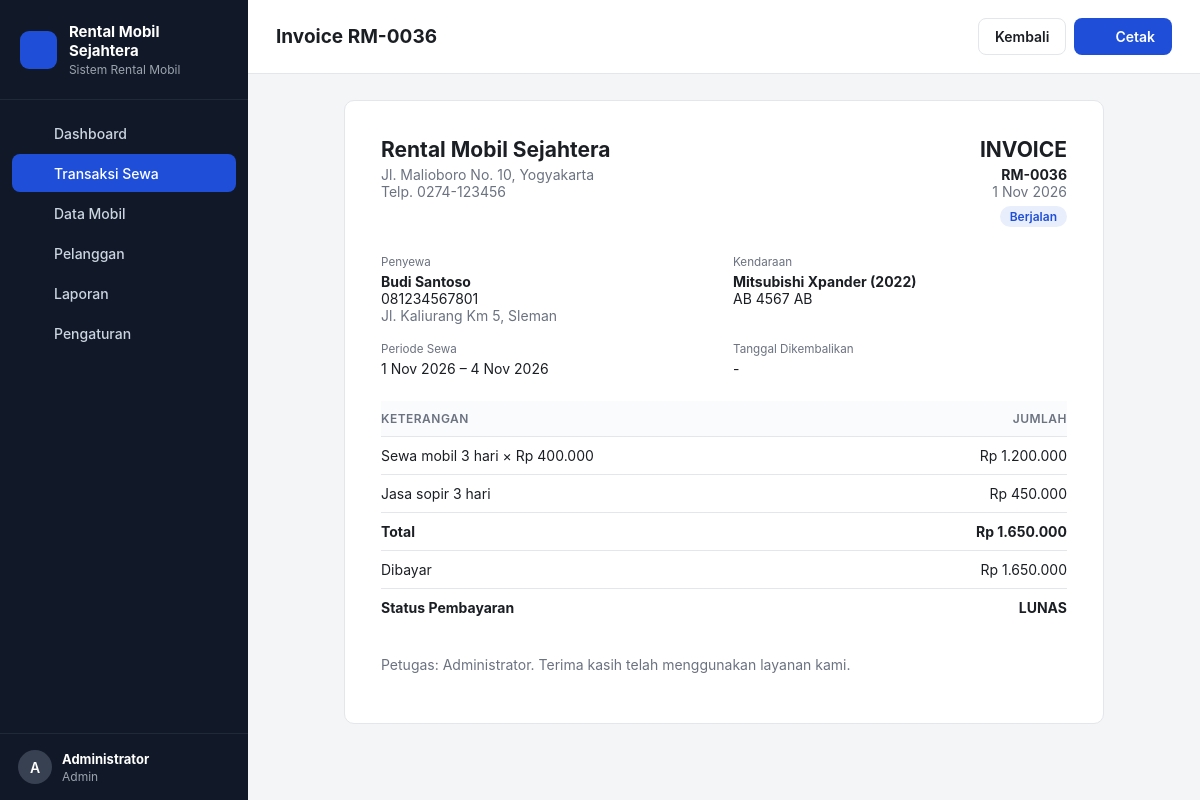
Screenshot of /index.php?page=sewa.invoice&id=36 (signed in) with the database file from the repository.
### tables this page shows
CREATE TABLE pengaturan (
  id INT PRIMARY KEY,
  nama_usaha VARCHAR(100) NOT NULL,
  alamat VARCHAR(255),
  telepon VARCHAR(30),
  denda_per_hari_persen INT NOT NULL DEFAULT 120,
  biaya_sopir_per_hari INT NOT NULL DEFAULT 150000
);

CREATE TABLE sewa (
  id INT AUTO_INCREMENT PRIMARY KEY,
  kode VARCHAR(20) NOT NULL UNIQUE,
  pelanggan_id INT NOT NULL,
  mobil_id INT NOT NULL,
  user_id INT,
  tgl_mulai DATE NOT NULL,
  tgl_selesai DATE NOT NULL,
  tgl_kembali DATE NULL,
  lama_hari INT NOT NULL,
  harga_per_hari INT NOT NULL,
  pakai_sopir TINYINT(1) NOT NULL DEFAULT 0,
  biaya_sopir INT NOT NULL DEFAULT 0,
  subtotal INT NOT NULL,
  denda INT NOT NULL DEFAULT 0,
  total INT NOT NULL,
  dibayar INT NOT NULL DEFAULT 0,
  status ENUM('berjalan','selesai','batal') NOT NULL DEFAULT 'berjalan',
  catatan TEXT,
  created_at TIMESTAMP DEFAULT CURRENT_TIMESTAMP,
  FOREIGN KEY (pelanggan_id) REFERENCES pelanggan(id),
  FOREIGN KEY (mobil_id) REFERENCES mobil(id),
  FOREIGN KEY (user_id) REFERENCES users(id) ON DELETE SET NULL
);

CREATE TABLE users (
  id INT AUTO_INCREMENT PRIMARY KEY,
  nama VARCHAR(100) NOT NULL,
  username VARCHAR(50) NOT NULL UNIQUE,
  password VARCHAR(255) NOT NULL,
  role ENUM('admin','petugas') NOT NULL DEFAULT 'petugas',
  created_at TIMESTAMP DEFAULT CURRENT_TIMESTAMP
);

CREATE TABLE pelanggan (
  id INT AUTO_INCREMENT PRIMARY KEY,
  nik VARCHAR(20) NOT NULL UNIQUE,
  nama VARCHAR(100) NOT NULL,
  telepon VARCHAR(20) NOT NULL,
  alamat TEXT,
  no_sim VARCHAR(20),
  created_at TIMESTAMP DEFAULT CURRENT_TIMESTAMP
);

CREATE TABLE mobil (
  id INT AUTO_INCREMENT PRIMARY KEY,
  plat_nomor VARCHAR(15) NOT NULL UNIQUE,
  merk VARCHAR(50) NOT NULL,
  model VARCHAR(50) NOT NULL,
  tahun YEAR NOT NULL,
  warna VARCHAR(30),
  kursi TINYINT NOT NULL DEFAULT 7,
  transmisi ENUM('Manual','Matic') NOT NULL DEFAULT 'Manual',
  bahan_bakar ENUM('Bensin','Solar','Listrik','Hybrid') NOT NULL DEFAULT 'Bensin',
  harga_per_hari INT NOT NULL,
  status ENUM('tersedia','disewa','servis') NOT NULL DEFAULT 'tersedia',
  foto VARCHAR(255),
  created_at TIMESTAMP DEFAULT CURRENT_TIMESTAMP
);

### index.php (called while the page is built, shortened)
<?php
require __DIR__ . '/includes/bootstrap.php';
$routes = [
    'login'          => 'pages/login.php',
    'logout'         => 'pages/logout.php',
    'dashboard'      => 'pages/dashboard.php',
    'mobil'          => 'pages/mobil/index.php',
    'mobil.form'     => 'pages/mobil/form.php',
    'mobil.hapus'    => 'pages/mobil/hapus.php',
    'pelanggan'      => 'pages/pelanggan/index.php',
    'pelanggan.form' => 'pages/pelanggan/form.php',
    'pelanggan.hapus'=> 'pages/pelanggan/hapus.php',
    'sewa'           => 'pages/sewa/index.php',
    'sewa.baru'      => 'pages/sewa/baru.php',
    'sewa.kembali'   => 'pages/sewa/kembali.php',
    'sewa.batal'     => 'pages/sewa/batal.php',
    'sewa.invoice'   => 'pages/sewa/invoice.php',
    'laporan'        => 'pages/laporan.php',
    'pengaturan'     => 'pages/pengaturan.php',
];
$page = $_GET['page'] ?? 'dashboard';
require __DIR__ . '/' . $routes[$page];

### pages/sewa/invoice.php (the view, shortened to what this page needs)
<?php
$id = (int) ($_GET['id'] ?? 0);
$s = q("SELECT s.*, p.nama, p.nik, p.telepon, p.alamat, m.merk, m.model, m.plat_nomor, m.tahun, u.nama petugas
        FROM sewa s JOIN pelanggan p ON p.id = s.pelanggan_id JOIN mobil m ON m.id = s.mobil_id
        LEFT JOIN users u ON u.id = s.user_id WHERE s.id = ?", [$id])->fetch();
$set = setting();
$sisa = $s['total'] - $s['dibayar'];
$title = 'Invoice ' . $s['kode'];
$actions = '<a href="' . url('sewa') . '" class="btn btn-light">Kembali</a>'
    . '<button onclick="window.print()" class="btn btn-primary">' . icon('printer', 16) . ' Cetak</button>';
require __DIR__ . '/../../includes/header.php';
?>
<div class="card invoice">
    <div class="invoice-head">
        <div>
            <h2><?= e($set['nama_usaha']) ?></h2>
            <div class="muted"><?= e($set['alamat']) ?><br>Telp. <?= e($set['telepon']) ?></div>
        </div>
        <div class="text-right">
            <h2>INVOICE</h2>
            <div><strong><?= e($s['kode']) ?></strong></div>
            <div class="muted"><?= tgl($s['created_at']) ?></div>
            <div style="margin-top:6px"><?= status_badge($s['status']) ?></div>
        </div>
    </div>
    <div class="invoice-meta">
        <div><small>Penyewa</small><strong><?= e($s['nama']) ?></strong><br><?= e($s['telepon']) ?><br><span class="muted"><?= e($s['alamat']) ?></span></div>
        <div><small>Kendaraan</small><strong><?= e($s['merk'] . ' ' . $s['model']) ?> (<?= e($s['tahun']) ?>)</strong><br><?= e($s['plat_nomor']) ?></div>
        <div><small>Periode Sewa</small><?= tgl($s['tgl_mulai']) ?> – <?= tgl($s['tgl_selesai']) ?></div>
        <div><small>Tanggal Dikembalikan</small><?= tgl($s['tgl_kembali']) ?></div>
    </div>
    <table>
        <thead><tr><th>Keterangan</th><th class="text-right">Jumlah</th></tr></thead>
        <tbody>
            <tr><td>Sewa mobil <?= $s['lama_hari'] ?> hari × <?= rupiah($s['harga_per_hari']) ?></td><td class="text-right"><?= rupiah($s['lama_hari'] * $s['harga_per_hari']) ?></td></tr>
            <?php if ($s['pakai_sopir']): ?>
                <tr><td>Jasa sopir <?= $s['lama_hari'] ?> hari</td><td class="text-right"><?= rupiah($s['biaya_sopir']) ?></td></tr>
            <?php endif; ?>
            <tr><td><strong>Total</strong></td><td class="text-right"><strong><?= rupiah($s['total']) ?></strong></td></tr>
            <tr><td>Dibayar</td><td class="text-right"><?= rupiah($s['dibayar']) ?></td></tr>
            <tr><td><strong><?= $sisa > 0 ? 'Sisa Tagihan' : 'Status Pembayaran' ?></strong></td>
                <td class="text-right"><strong><?= $sisa > 0 ? rupiah($sisa) : 'LUNAS' ?></strong></td></tr>
        </tbody>
    </table>
    <p class="muted" style="margin-top:30px">Petugas: <?= e($s['petugas'] ?? '-') ?>. Terima kasih telah menggunakan layanan kami.</p>
</div>
<?php require __DIR__ . '/../../includes/footer.php'; ?>

### includes/bootstrap.php (shortened to what this page needs)
<?php
function db(): PDO
{
    static $pdo = null;
    if ($pdo === null) {
        $c = require __DIR__ . '/../config/database.php';
        $dsn = "mysql:host={$c['host']};port={$c['port']};dbname={$c['database']};charset=utf8mb4";
        try {
            $pdo = new PDO($dsn, $c['username'], $c['password'], [
                PDO::ATTR_ERRMODE => PDO::ERRMODE_EXCEPTION,
                PDO::ATTR_DEFAULT_FETCH_MODE => PDO::FETCH_ASSOC,
            ]);
        } catch (PDOException $e) {
            die('<h3>Koneksi database gagal.</h3><p>Cek config/database.php dan pastikan database <b>'
                . htmlspecialchars($c['database']) . '</b> sudah di-import.</p>');
        }
    }
    return $pdo;
}
function q(string $sql, array $params = []): PDOStatement
{
    $st = db()->prepare($sql);
    $st->execute($params);
    return $st;
}
function e($v): string
{
    return htmlspecialchars((string) $v, ENT_QUOTES, 'UTF-8');
}
function rupiah($n): string
{
    return 'Rp ' . number_format((int) $n, 0, ',', '.');
}
function tgl($date): string
{
    if (!$date) return '-';
    $bulan = ['', 'Jan', 'Feb', 'Mar', 'Apr', 'Mei', 'Jun', 'Jul', 'Agu', 'Sep', 'Okt', 'Nov', 'Des'];
    $t = strtotime($date);
    return date('j', $t) . ' ' . $bulan[(int) date('n', $t)] . ' ' . date('Y', $t);
}
function url(string $page = 'dashboard', array $params = []): string
{
    return 'index.php?' . http_build_query(['page' => $page] + $params);
}
function user(): ?array
{
    return $_SESSION['user'] ?? null;
}
function setting(): array
{
    static $s = null;
    return $s ??= q('SELECT * FROM pengaturan WHERE id = 1')->fetch() ?: [];
}
function icon(string $name, int $size = 18): string
{
    $p = $paths[$name] ?? '';
    return '<svg class="ic" width="' . $size . '" height="' . $size . '" viewBox="0 0 24 24" fill="none" stroke="currentColor" stroke-width="2" stroke-linecap="round" stroke-linejoin="round">' . $p . '</svg>';
}
function status_badge(string $s): string
{
    $map = [
        'tersedia' => 'green', 'disewa' => 'blue', 'servis' => 'amber',
        'berjalan' => 'blue', 'selesai' => 'green', 'batal' => 'gray', 'terlambat' => 'red',
    ];
    return '<span class="badge badge-' . ($map[$s] ?? 'gray') . '">' . e(ucfirst($s)) . '</span>';
}

### includes/header.php (shortened to what this page needs)
<?php
$menu = [
    ['dashboard', 'Dashboard', 'home'],
    ['sewa', 'Transaksi Sewa', 'key'],
    ['mobil', 'Data Mobil', 'car'],
    ['pelanggan', 'Pelanggan', 'users'],
    ['laporan', 'Laporan', 'chart'],
];
if (user()['role'] === 'admin') $menu[] = ['pengaturan', 'Pengaturan', 'settings'];
$current = explode('.', $_GET['page'] ?? 'dashboard')[0];
?>
<!DOCTYPE html>
<html lang="id">
<head>
    <link rel="stylesheet" href="assets/css/style.css">
</head>
<body>
<div class="layout">
    <aside class="sidebar" id="sidebar">
        <div class="brand">
            <span class="brand-mark"><?= icon('car', 20) ?></span>
            <div>
                <strong><?= e(setting()['nama_usaha'] ?? 'Rental Mobil') ?></strong>
                <small>Sistem Rental Mobil</small>
            </div>
        </div>
        <nav>
            <?php foreach ($menu as [$key, $label, $ic]): ?>
                <a href="<?= url($key) ?>" class="<?= $current === $key ? 'active' : '' ?>"><?= icon($ic) ?> <?= $label ?></a>
            <?php endforeach; ?>
        </nav>
        <div class="sidebar-user">
            <div class="avatar"><?= e(strtoupper(substr(user()['nama'], 0, 1))) ?></div>
            <div class="grow">
                <strong><?= e(user()['nama']) ?></strong>
                <small><?= e(ucfirst(user()['role'])) ?></small>
            </div>
            <a href="<?= url('logout') ?>" title="Keluar" class="icon-btn"><?= icon('logout') ?></a>
        </div>
    </aside>
    <main class="main">
        <header class="topbar">
            <h1><?= e($title ?? 'Dashboard') ?></h1>
            <div class="topbar-actions"><?= $actions ?? '' ?></div>
        </header>
        <div class="content">

### assets/css/style.css (style rules this page uses)
:root { --bg: #f4f5f7; --surface: #ffffff; --border: #e3e6ea; --text: #1b1f24; --muted: #6b7280; --primary: #1f4fd8; --primary-dark: #173ea9; --primary-soft: #e8eefc; --green: #15803d; --green-soft: #e7f6ec; --blue: #1f4fd8; --blue-soft: #e8eefc; --amber: #b45309; --amber-soft: #fdf3e2; --red: #b91c1c; --red-soft: #fdeaea; --gray: #4b5563; --gray-soft: #eef0f2; --sidebar: #111827; --radius: 10px; }
* { box-sizing: border-box; }
body { margin: 0; font-family: -apple-system, "Segoe UI", Roboto, "Helvetica Neue", Arial, sans-serif; font-size: 14px; color: var(--text); background: var(--bg); }
a { color: var(--primary); text-decoration: none; }
.ic { flex-shrink: 0; vertical-align: middle; }
.grow { flex: 1; min-width: 0; }
.muted { color: var(--muted); }
.text-right { text-align: right; }
.layout { display: flex; min-height: 100vh; }
.sidebar { width: 248px; background: var(--sidebar); color: #d1d5db; display: flex; flex-direction: column; position: sticky; top: 0; height: 100vh; }
.brand { display: flex; gap: 12px; align-items: center; padding: 22px 20px; border-bottom: 1px solid #1f2937; }
.brand strong { display: block; color: #fff; font-size: 15px; }
.brand small { color: #9ca3af; font-size: 12px; }
.brand-mark { width: 38px; height: 38px; border-radius: 9px; background: var(--primary); color: #fff; display: grid; place-items: center; }
.sidebar nav { padding: 14px 12px; flex: 1; display: flex; flex-direction: column; gap: 2px; }
.sidebar nav a { display: flex; gap: 12px; align-items: center; color: #cbd5e1; padding: 10px 12px; border-radius: 8px; font-weight: 500; }
.sidebar nav a.active { background: var(--primary); color: #fff; }
.sidebar-user { display: flex; gap: 10px; align-items: center; padding: 16px 18px; border-top: 1px solid #1f2937; }
.sidebar-user strong { display: block; color: #fff; font-size: 13px; }
.sidebar-user small { color: #9ca3af; font-size: 12px; }
.sidebar-user .icon-btn { color: #9ca3af; }
.avatar { width: 34px; height: 34px; border-radius: 50%; background: #374151; color: #fff; display: grid; place-items: center; font-weight: 600; }
.main { flex: 1; min-width: 0; }
.topbar { display: flex; align-items: center; gap: 14px; padding: 18px 28px; background: var(--surface); border-bottom: 1px solid var(--border); }
.topbar h1 { font-size: 19px; margin: 0; flex: 1; }
.topbar-actions { display: flex; gap: 8px; }
.content { padding: 26px 28px 40px; }
.card { background: var(--surface); border: 1px solid var(--border); border-radius: var(--radius); }
.btn { display: inline-flex; align-items: center; gap: 8px; padding: 9px 16px; border-radius: 8px; border: 1px solid transparent; font: inherit; font-weight: 600; cursor: pointer; white-space: nowrap; }
.btn-primary { background: var(--primary); color: #fff; }
.btn-light { background: var(--surface); border-color: var(--border); color: var(--text); }
.icon-btn { background: none; border: 0; padding: 6px; border-radius: 6px; cursor: pointer; color: var(--muted); display: inline-grid; place-items: center; }
table { width: 100%; border-collapse: collapse; }
th, td { padding: 12px 20px; text-align: left; border-bottom: 1px solid var(--border); vertical-align: middle; }
th { font-size: 12px; text-transform: uppercase; letter-spacing: .04em; color: var(--muted); font-weight: 600; background: #fafbfc; }
tr:last-child td { border-bottom: 0; }
td strong { display: block; }
.badge { display: inline-block; padding: 3px 10px; border-radius: 999px; font-size: 12px; font-weight: 600; }
.badge-blue { background: var(--blue-soft); color: var(--blue); }
.invoice { max-width: 760px; margin: 0 auto; padding: 36px; }
.invoice-head { display: flex; justify-content: space-between; gap: 20px; margin-bottom: 28px; }
.invoice-head h2 { margin: 0 0 4px; }
.invoice table td, .invoice table th { padding: 10px 0; }
.invoice-meta { display: grid; grid-template-columns: 1fr 1fr; gap: 18px; margin-bottom: 24px; }
.invoice-meta small { display: block; color: var(--muted); margin-bottom: 4px; }

### rows the page displays
pengaturan: nama_usaha "Rental Mobil Sejahtera", alamat "Jl. Malioboro No. 10, Yogyakarta", telepon "0274-123456"
sewa: user.nama "A", user.nama "Administrator", kode "Invoice RM-0036", kode "RM-0036", created_at "1 Nov 2026", status "Berjalan", pelanggan.nama "Budi Santoso", pelanggan.telepon "081234567801", pelanggan.alamat "Jl. Kaliurang Km 5, Sleman", mobil.model "Mitsubishi Xpander", mobil.tahun "2022", mobil.plat_nomor "AB 4567 AB", tgl_mulai "1 Nov 2026", tgl_selesai "4 Nov 2026", tgl_kembali "-", lama_hari "3", harga_per_hari "Rp 400.000", rupiah($s['lama_hari'] * $s['harga_per_hari']) "Rp 1.200.000", biaya_sopir "Rp 450.000", total "Rp 1.650.000", dibayar "Rp 1.650.000"

### other values shown
$label "Dashboard"
$label "Transaksi Sewa"
$label "Data Mobil"
$label "Pelanggan"
$label "Laporan"
$label "Pengaturan"
user()['role'] "Admin"
